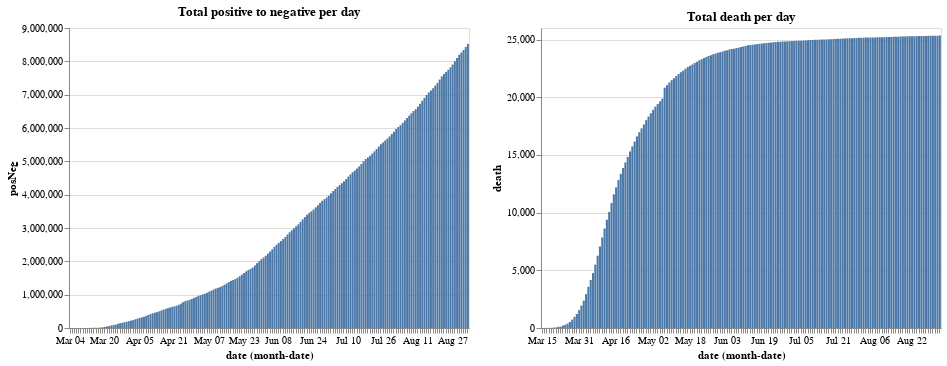

Notebook code cell kept with this figure:
### Code cell
plot_total.encode(y='posNeg').properties(title='Total positive to negative per day')| plot_total.encode(y='death').properties(title='Total death per day')

### Figure 1 — Vega-Lite specification as saved in the notebook (floating-point values rounded to 4 significant figures; data arrays with more than 128 entries replaced by an {"elided": "..."} marker saying what was removed)
{"config": {"view": {"continuousWidth": 400, "continuousHeight": 300}}, "hconcat": [{"mark": "bar", "encoding": {"x": {"type": "ordinal", "field": "date", "timeUnit": "monthdate"}, "y": {"type": "quantitative", "field": "posNeg"}}, "title": "Total positive to negative per day", "width": 400}, {"mark": "bar", "encoding": {"x": {"type": "ordinal", "field": "date", "timeUnit": "monthdate"}, "y": {"type": "quantitative", "field": "death"}}, "title": "Total death per day", "width": 400}], "data": {"name": "data-9829ebd1cc4ce8362f1de821dab16b67"}, "$schema": "https://vega.github.io/schema/vega-lite/v4.8.1.json", "datasets": {"data-9829ebd1cc4ce8362f1de821dab16b67": {"elided": "184 records"}}}
